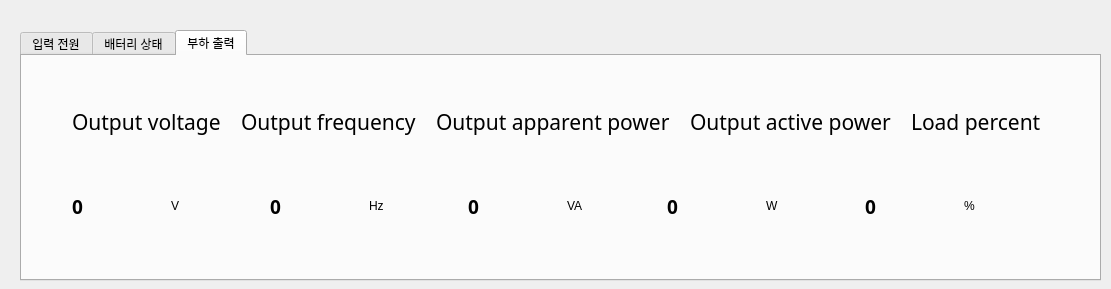
<?xml version="1.0" encoding="UTF-8"?>
<ui version="4.0">
 <class>Dialog</class>
 <widget class="QDialog" name="Dialog">
  <property name="geometry">
   <rect>
    <x>0</x>
    <y>0</y>
    <width>1111</width>
    <height>289</height>
   </rect>
  </property>
  <property name="windowTitle">
   <string>Dialog</string>
  </property>
  <widget class="QTabWidget" name="tabWidget">
   <property name="geometry">
    <rect>
     <x>20</x>
     <y>30</y>
     <width>1081</width>
     <height>251</height>
    </rect>
   </property>
   <property name="currentIndex">
    <number>2</number>
   </property>
   <widget class="QWidget" name="tab">
    <attribute name="title">
     <string>입력 전원</string>
    </attribute>
    <widget class="QWidget" name="horizontalLayoutWidget">
     <property name="geometry">
      <rect>
       <x>50</x>
       <y>30</y>
       <width>971</width>
       <height>71</height>
      </rect>
     </property>
     <layout class="QHBoxLayout" name="horizontalLayout">
      <property name="spacing">
       <number>20</number>
      </property>
      <item>
       <widget class="QLabel" name="label_3">
        <property name="font">
         <font>
          <family>맑은 고딕</family>
          <pointsize>16</pointsize>
         </font>
        </property>
        <property name="text">
         <string>AC voltage</string>
        </property>
       </widget>
      </item>
      <item>
       <widget class="QLabel" name="label_21">
        <property name="font">
         <font>
          <family>맑은 고딕</family>
          <pointsize>16</pointsize>
         </font>
        </property>
        <property name="text">
         <string>AC frequency</string>
        </property>
       </widget>
      </item>
      <item>
       <widget class="QLabel" name="label_22">
        <property name="font">
         <font>
          <family>맑은 고딕</family>
          <pointsize>16</pointsize>
         </font>
        </property>
        <property name="text">
         <string>PV input voltage</string>
        </property>
       </widget>
      </item>
      <item>
       <widget class="QLabel" name="label_23">
        <property name="font">
         <font>
          <family>맑은 고딕</family>
          <pointsize>16</pointsize>
         </font>
        </property>
        <property name="text">
         <string>PV input power</string>
        </property>
       </widget>
      </item>
      <item>
       <widget class="QLabel" name="label_24">
        <property name="font">
         <font>
          <family>맑은 고딕</family>
          <pointsize>16</pointsize>
         </font>
        </property>
        <property name="text">
         <string>PV input current</string>
        </property>
       </widget>
      </item>
     </layout>
    </widget>
    <widget class="QWidget" name="horizontalLayoutWidget_2">
     <property name="geometry">
      <rect>
       <x>50</x>
       <y>110</y>
       <width>971</width>
       <height>80</height>
      </rect>
     </property>
     <layout class="QHBoxLayout" name="horizontalLayout_2">
      <property name="spacing">
       <number>20</number>
      </property>
      <item>
       <widget class="QLabel" name="label_14">
        <property name="font">
         <font>
          <family>맑은 고딕</family>
          <pointsize>14</pointsize>
          <weight>75</weight>
          <bold>true</bold>
         </font>
        </property>
        <property name="text">
         <string>0</string>
        </property>
        <property name="openExternalLinks">
         <bool>false</bool>
        </property>
       </widget>
      </item>
      <item>
       <widget class="QLabel" name="label_17">
        <property name="text">
         <string>V</string>
        </property>
       </widget>
      </item>
      <item>
       <widget class="QLabel" name="label_13">
        <property name="font">
         <font>
          <family>맑은 고딕</family>
          <pointsize>14</pointsize>
          <weight>75</weight>
          <bold>true</bold>
         </font>
        </property>
        <property name="text">
         <string>0</string>
        </property>
        <property name="openExternalLinks">
         <bool>false</bool>
        </property>
       </widget>
      </item>
      <item>
       <widget class="QLabel" name="label_16">
        <property name="text">
         <string>Hz</string>
        </property>
       </widget>
      </item>
      <item>
       <widget class="QLabel" name="label_12">
        <property name="font">
         <font>
          <family>맑은 고딕</family>
          <pointsize>14</pointsize>
          <weight>75</weight>
          <bold>true</bold>
         </font>
        </property>
        <property name="text">
         <string>0</string>
        </property>
        <property name="openExternalLinks">
         <bool>false</bool>
        </property>
       </widget>
      </item>
      <item>
       <widget class="QLabel" name="label_15">
        <property name="text">
         <string>V</string>
        </property>
       </widget>
      </item>
      <item>
       <widget class="QLabel" name="label_11">
        <property name="font">
         <font>
          <family>맑은 고딕</family>
          <pointsize>14</pointsize>
          <weight>75</weight>
          <bold>true</bold>
         </font>
        </property>
        <property name="text">
         <string>0</string>
        </property>
        <property name="openExternalLinks">
         <bool>false</bool>
        </property>
       </widget>
      </item>
      <item>
       <widget class="QLabel" name="label_18">
        <property name="text">
         <string>W</string>
        </property>
       </widget>
      </item>
      <item>
       <widget class="QLabel" name="label_5">
        <property name="font">
         <font>
          <family>맑은 고딕</family>
          <pointsize>14</pointsize>
          <weight>75</weight>
          <bold>true</bold>
         </font>
        </property>
        <property name="text">
         <string>0</string>
        </property>
        <property name="openExternalLinks">
         <bool>false</bool>
        </property>
       </widget>
      </item>
      <item>
       <widget class="QLabel" name="label_6">
        <property name="text">
         <string>A</string>
        </property>
       </widget>
      </item>
     </layout>
    </widget>
   </widget>
   <widget class="QWidget" name="tab_2">
    <attribute name="title">
     <string>배터리 상태</string>
    </attribute>
    <widget class="QWidget" name="horizontalLayoutWidget_3">
     <property name="geometry">
      <rect>
       <x>50</x>
       <y>30</y>
       <width>971</width>
       <height>71</height>
      </rect>
     </property>
     <layout class="QHBoxLayout" name="horizontalLayout_3">
      <property name="spacing">
       <number>20</number>
      </property>
      <item>
       <widget class="QLabel" name="label_4">
        <property name="font">
         <font>
          <family>맑은 고딕</family>
          <pointsize>16</pointsize>
         </font>
        </property>
        <property name="text">
         <string>Battery voltage</string>
        </property>
       </widget>
      </item>
      <item>
       <widget class="QLabel" name="label_25">
        <property name="font">
         <font>
          <family>맑은 고딕</family>
          <pointsize>16</pointsize>
         </font>
        </property>
        <property name="text">
         <string>Battery capacity</string>
        </property>
       </widget>
      </item>
      <item>
       <widget class="QLabel" name="label_26">
        <property name="font">
         <font>
          <family>맑은 고딕</family>
          <pointsize>16</pointsize>
         </font>
        </property>
        <property name="text">
         <string>Charging current</string>
        </property>
       </widget>
      </item>
      <item>
       <widget class="QLabel" name="label_27">
        <property name="font">
         <font>
          <family>맑은 고딕</family>
          <pointsize>16</pointsize>
         </font>
        </property>
        <property name="text">
         <string>Battery discharging current</string>
        </property>
       </widget>
      </item>
     </layout>
    </widget>
    <widget class="QWidget" name="horizontalLayoutWidget_4">
     <property name="geometry">
      <rect>
       <x>50</x>
       <y>110</y>
       <width>971</width>
       <height>80</height>
      </rect>
     </property>
     <layout class="QHBoxLayout" name="horizontalLayout_4">
      <property name="spacing">
       <number>20</number>
      </property>
      <item>
       <widget class="QLabel" name="label_19">
        <property name="font">
         <font>
          <family>맑은 고딕</family>
          <pointsize>14</pointsize>
          <weight>75</weight>
          <bold>true</bold>
         </font>
        </property>
        <property name="text">
         <string>0</string>
        </property>
        <property name="openExternalLinks">
         <bool>false</bool>
        </property>
       </widget>
      </item>
      <item>
       <widget class="QLabel" name="label_20">
        <property name="text">
         <string>V</string>
        </property>
       </widget>
      </item>
      <item>
       <widget class="QLabel" name="label_28">
        <property name="font">
         <font>
          <family>맑은 고딕</family>
          <pointsize>14</pointsize>
          <weight>75</weight>
          <bold>true</bold>
         </font>
        </property>
        <property name="text">
         <string>0</string>
        </property>
        <property name="openExternalLinks">
         <bool>false</bool>
        </property>
       </widget>
      </item>
      <item>
       <widget class="QLabel" name="label_29">
        <property name="text">
         <string>%</string>
        </property>
       </widget>
      </item>
      <item>
       <widget class="QLabel" name="label_30">
        <property name="font">
         <font>
          <family>맑은 고딕</family>
          <pointsize>14</pointsize>
          <weight>75</weight>
          <bold>true</bold>
         </font>
        </property>
        <property name="text">
         <string>0</string>
        </property>
        <property name="openExternalLinks">
         <bool>false</bool>
        </property>
       </widget>
      </item>
      <item>
       <widget class="QLabel" name="label_31">
        <property name="text">
         <string>A</string>
        </property>
       </widget>
      </item>
      <item>
       <widget class="QLabel" name="label_32">
        <property name="font">
         <font>
          <family>맑은 고딕</family>
          <pointsize>14</pointsize>
          <weight>75</weight>
          <bold>true</bold>
         </font>
        </property>
        <property name="text">
         <string>0</string>
        </property>
        <property name="openExternalLinks">
         <bool>false</bool>
        </property>
       </widget>
      </item>
      <item>
       <widget class="QLabel" name="label_33">
        <property name="text">
         <string>A</string>
        </property>
       </widget>
      </item>
     </layout>
    </widget>
   </widget>
   <widget class="QWidget" name="tab_3">
    <attribute name="title">
     <string>부하 출력</string>
    </attribute>
    <widget class="QWidget" name="horizontalLayoutWidget_5">
     <property name="geometry">
      <rect>
       <x>50</x>
       <y>30</y>
       <width>971</width>
       <height>71</height>
      </rect>
     </property>
     <layout class="QHBoxLayout" name="horizontalLayout_5">
      <property name="spacing">
       <number>20</number>
      </property>
      <item>
       <widget class="QLabel" name="label_7">
        <property name="font">
         <font>
          <family>맑은 고딕</family>
          <pointsize>16</pointsize>
         </font>
        </property>
        <property name="text">
         <string>Output voltage</string>
        </property>
       </widget>
      </item>
      <item>
       <widget class="QLabel" name="label_34">
        <property name="font">
         <font>
          <family>맑은 고딕</family>
          <pointsize>16</pointsize>
         </font>
        </property>
        <property name="text">
         <string>Output frequency</string>
        </property>
       </widget>
      </item>
      <item>
       <widget class="QLabel" name="label_35">
        <property name="font">
         <font>
          <family>맑은 고딕</family>
          <pointsize>16</pointsize>
         </font>
        </property>
        <property name="text">
         <string>Output apparent power</string>
        </property>
       </widget>
      </item>
      <item>
       <widget class="QLabel" name="label_36">
        <property name="font">
         <font>
          <family>맑은 고딕</family>
          <pointsize>16</pointsize>
         </font>
        </property>
        <property name="text">
         <string>Output active power</string>
        </property>
       </widget>
      </item>
      <item>
       <widget class="QLabel" name="label_37">
        <property name="font">
         <font>
          <family>맑은 고딕</family>
          <pointsize>16</pointsize>
         </font>
        </property>
        <property name="text">
         <string>Load percent</string>
        </property>
       </widget>
      </item>
     </layout>
    </widget>
    <widget class="QWidget" name="horizontalLayoutWidget_6">
     <property name="geometry">
      <rect>
       <x>50</x>
       <y>110</y>
       <width>971</width>
       <height>80</height>
      </rect>
     </property>
     <layout class="QHBoxLayout" name="horizontalLayout_6">
      <property name="spacing">
       <number>20</number>
      </property>
      <item>
       <widget class="QLabel" name="label_38">
        <property name="font">
         <font>
          <family>맑은 고딕</family>
          <pointsize>14</pointsize>
          <weight>75</weight>
          <bold>true</bold>
         </font>
        </property>
        <property name="text">
         <string>0</string>
        </property>
        <property name="openExternalLinks">
         <bool>false</bool>
        </property>
       </widget>
      </item>
      <item>
       <widget class="QLabel" name="label_39">
        <property name="text">
         <string>V</string>
        </property>
       </widget>
      </item>
      <item>
       <widget class="QLabel" name="label_40">
        <property name="font">
         <font>
          <family>맑은 고딕</family>
          <pointsize>14</pointsize>
          <weight>75</weight>
          <bold>true</bold>
         </font>
        </property>
        <property name="text">
         <string>0</string>
        </property>
        <property name="openExternalLinks">
         <bool>false</bool>
        </property>
       </widget>
      </item>
      <item>
       <widget class="QLabel" name="label_41">
        <property name="text">
         <string>Hz</string>
        </property>
       </widget>
      </item>
      <item>
       <widget class="QLabel" name="label_42">
        <property name="font">
         <font>
          <family>맑은 고딕</family>
          <pointsize>14</pointsize>
          <weight>75</weight>
          <bold>true</bold>
         </font>
        </property>
        <property name="text">
         <string>0</string>
        </property>
        <property name="openExternalLinks">
         <bool>false</bool>
        </property>
       </widget>
      </item>
      <item>
       <widget class="QLabel" name="label_43">
        <property name="text">
         <string>VA</string>
        </property>
       </widget>
      </item>
      <item>
       <widget class="QLabel" name="label_44">
        <property name="font">
         <font>
          <family>맑은 고딕</family>
          <pointsize>14</pointsize>
          <weight>75</weight>
          <bold>true</bold>
         </font>
        </property>
        <property name="text">
         <string>0</string>
        </property>
        <property name="openExternalLinks">
         <bool>false</bool>
        </property>
       </widget>
      </item>
      <item>
       <widget class="QLabel" name="label_45">
        <property name="text">
         <string>W</string>
        </property>
       </widget>
      </item>
      <item>
       <widget class="QLabel" name="label_8">
        <property name="font">
         <font>
          <family>맑은 고딕</family>
          <pointsize>14</pointsize>
          <weight>75</weight>
          <bold>true</bold>
         </font>
        </property>
        <property name="text">
         <string>0</string>
        </property>
        <property name="openExternalLinks">
         <bool>false</bool>
        </property>
       </widget>
      </item>
      <item>
       <widget class="QLabel" name="label_9">
        <property name="text">
         <string>%</string>
        </property>
       </widget>
      </item>
     </layout>
    </widget>
   </widget>
  </widget>
 </widget>
 <resources/>
 <connections/>
</ui>
